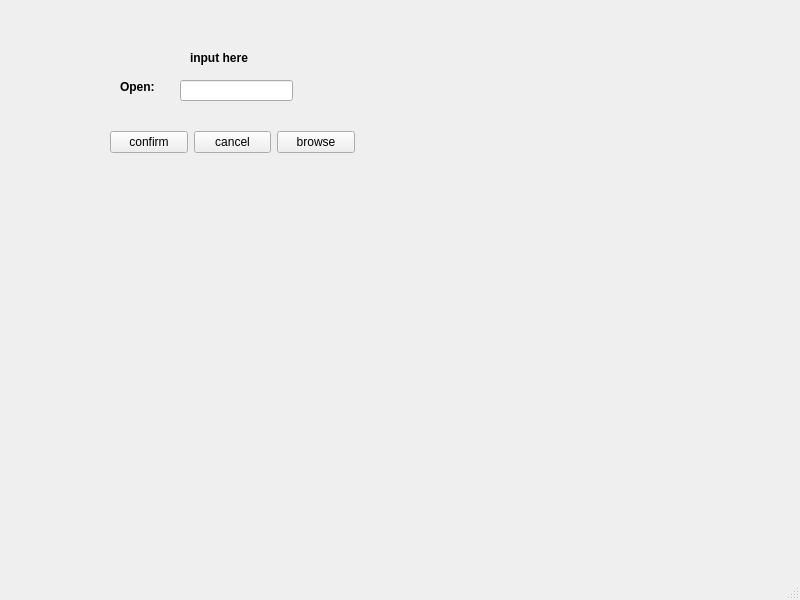
<?xml version="1.0" encoding="UTF-8"?>
<ui version="4.0">
 <class>MainWindow</class>
 <widget class="QMainWindow" name="MainWindow">
  <property name="geometry">
   <rect>
    <x>0</x>
    <y>0</y>
    <width>800</width>
    <height>600</height>
   </rect>
  </property>
  <property name="windowTitle">
   <string>MainWindow</string>
  </property>
  <widget class="QWidget" name="centralwidget">
   <widget class="QLabel" name="label">
    <property name="geometry">
     <rect>
      <x>120</x>
      <y>80</y>
      <width>53</width>
      <height>15</height>
     </rect>
    </property>
    <property name="text">
     <string>&lt;html&gt;&lt;head/&gt;&lt;body&gt;&lt;p&gt;&lt;span style=&quot; font-weight:700;&quot;&gt;Open:&lt;/span&gt;&lt;/p&gt;&lt;/body&gt;&lt;/html&gt;</string>
    </property>
   </widget>
   <widget class="QLineEdit" name="cmdLineEdit">
    <property name="geometry">
     <rect>
      <x>180</x>
      <y>80</y>
      <width>113</width>
      <height>21</height>
     </rect>
    </property>
   </widget>
   <widget class="QLabel" name="label_2">
    <property name="geometry">
     <rect>
      <x>190</x>
      <y>50</y>
      <width>71</width>
      <height>16</height>
     </rect>
    </property>
    <property name="text">
     <string>&lt;html&gt;&lt;head/&gt;&lt;body&gt;&lt;p&gt;&lt;span style=&quot; font-weight:700;&quot;&gt;input here&lt;/span&gt;&lt;/p&gt;&lt;/body&gt;&lt;/html&gt;</string>
    </property>
   </widget>
   <widget class="QWidget" name="layoutWidget">
    <property name="geometry">
     <rect>
      <x>110</x>
      <y>130</y>
      <width>245</width>
      <height>25</height>
     </rect>
    </property>
    <layout class="QHBoxLayout" name="horizontalLayout">
     <item>
      <spacer name="horizontalSpacer">
       <property name="orientation">
        <enum>Qt::Horizontal</enum>
       </property>
       <property name="sizeHint" stdset="0">
        <size>
         <width>40</width>
         <height>20</height>
        </size>
       </property>
      </spacer>
     </item>
     <item>
      <widget class="QPushButton" name="commitButton">
       <property name="text">
        <string>confirm</string>
       </property>
      </widget>
     </item>
     <item>
      <widget class="QPushButton" name="cancelButton">
       <property name="text">
        <string>cancel</string>
       </property>
      </widget>
     </item>
     <item>
      <widget class="QPushButton" name="browseButton">
       <property name="text">
        <string>browse</string>
       </property>
      </widget>
     </item>
    </layout>
   </widget>
  </widget>
  <widget class="QMenuBar" name="menubar">
   <property name="geometry">
    <rect>
     <x>0</x>
     <y>0</y>
     <width>800</width>
     <height>21</height>
    </rect>
   </property>
  </widget>
  <widget class="QStatusBar" name="statusbar"/>
 </widget>
 <resources/>
 <connections/>
</ui>
